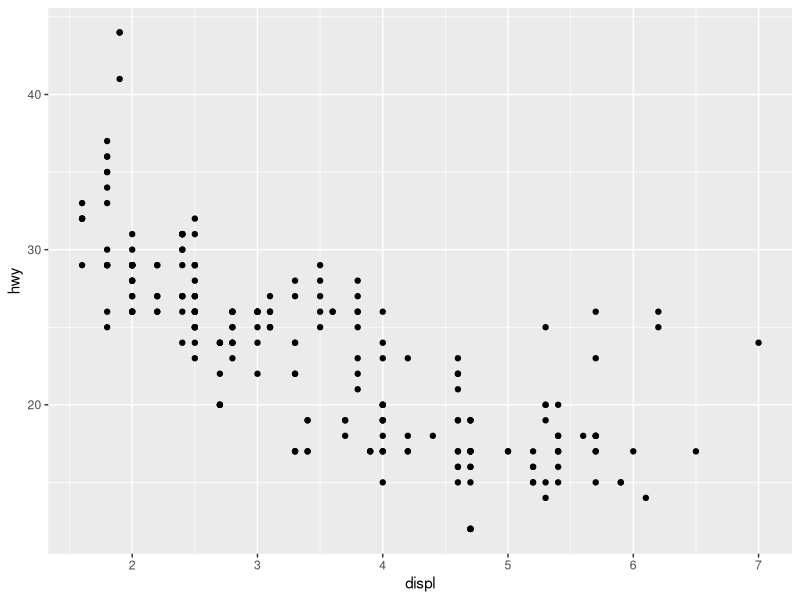
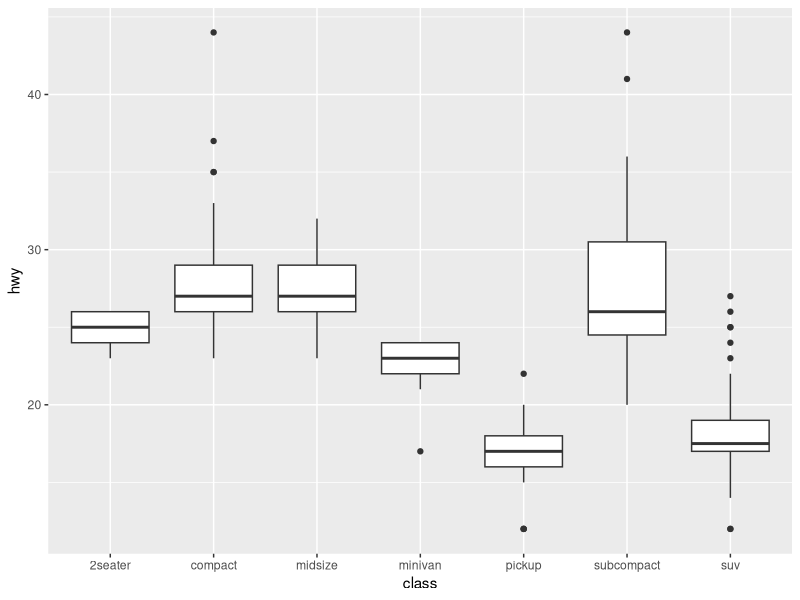
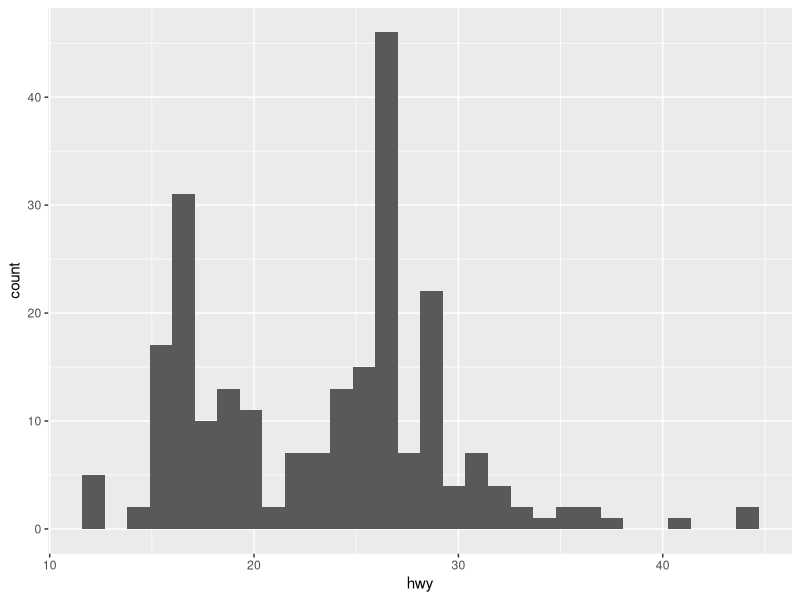
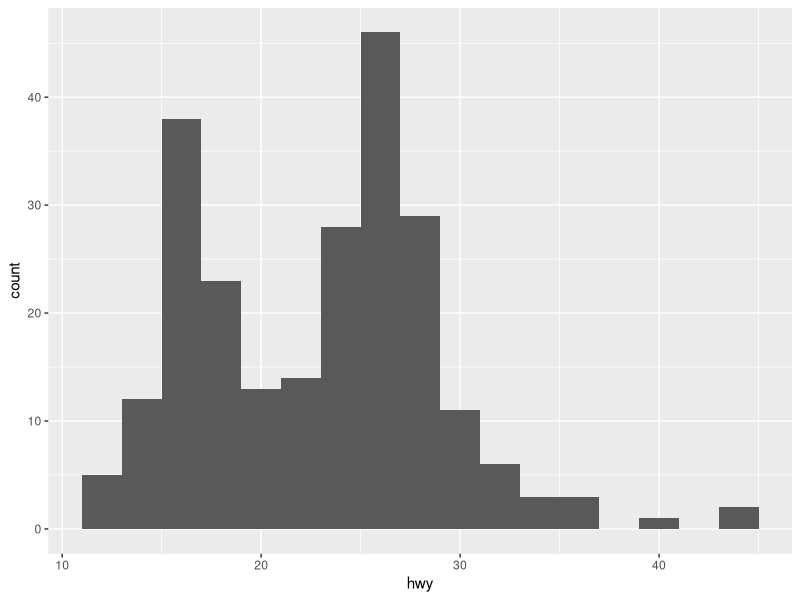
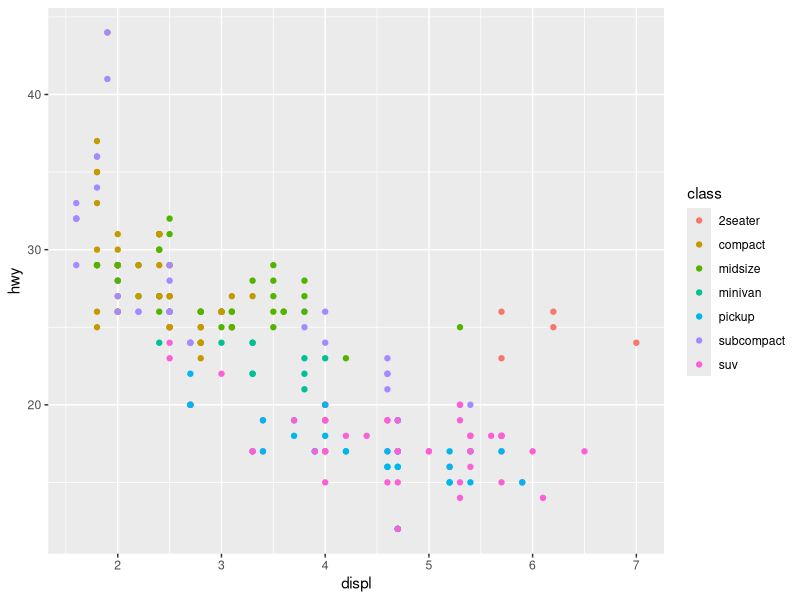
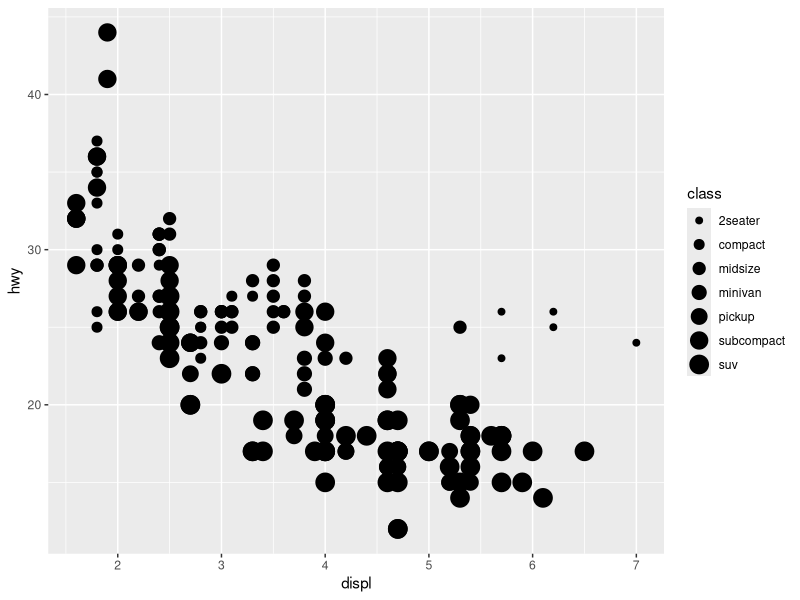
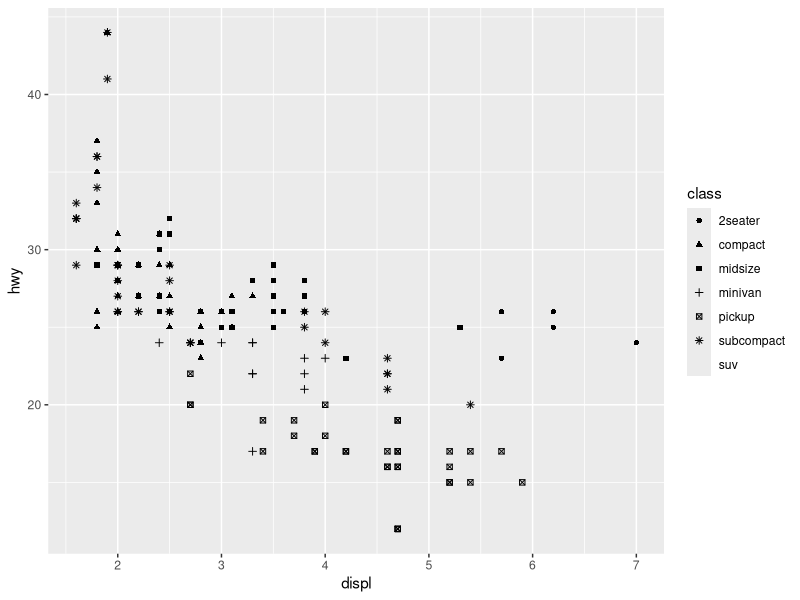
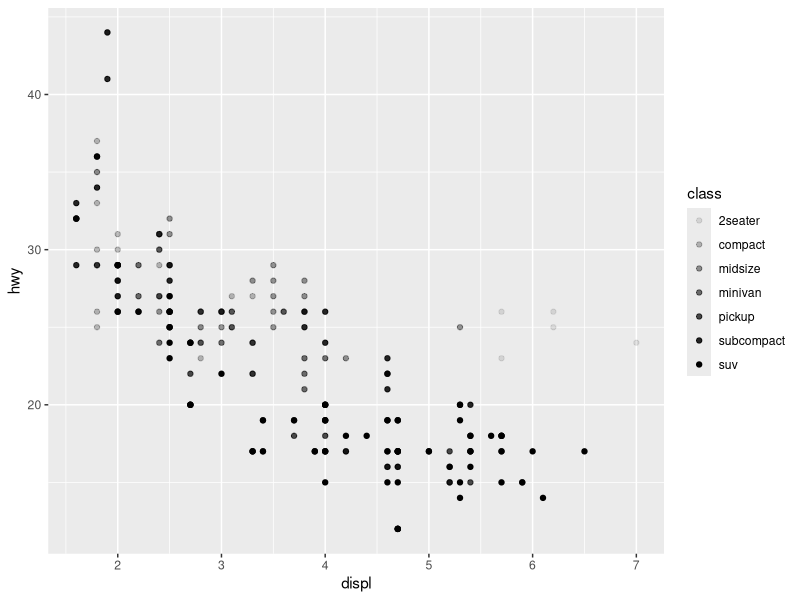

These figures' R source, in order:
## ---- chunk 1
knitr::opts_chunk$set(echo = TRUE, comment="")
library(tidyverse)
## ---- chunk 2
#mpg
## ---- chunk 3
ggplot(data = mpg) +
  geom_point (mapping = aes(x = displ, y = hwy))
## ---- chunk 4
ggplot(data = mpg) +
 geom_boxplot(mapping = aes(x = class, y = hwy))
## ---- chunk 5
ggplot(data=mpg) +
  geom_histogram(mapping = aes(hwy))
## ---- chunk 6
ggplot(data=mpg) +
  geom_histogram(mapping = aes(hwy), binwidth = 2)
## ---- chunk 7
ggplot(data = mpg) +
  geom_point(mapping = aes(x = displ, y = hwy, color = class))
  
## ---- chunk 8
ggplot(data = mpg) +
  geom_point(mapping = aes(x = displ, y = hwy, size = class))
  
## ---- chunk 9
ggplot(data = mpg) +
  geom_point(mapping = aes(x = displ, y = hwy, shape = class))
  
## ---- chunk 10
ggplot(data = mpg) +
  geom_point(mapping = aes(x = displ, y = hwy, alpha = class))
  
## ---- chunk 11
# Makes a plot that the commands below will modify
q <- ggplot(mpg) + geom_point(aes(x = displ, y = hwy))

q + facet_grid(. ~ cyl)
q + facet_grid(drv ~ .)
q + facet_grid(drv ~ cyl)
q + facet_wrap(~ class)
## ---- chunk 12

## ---- chunk 13
ggplot(mpg) + 
  geom_point(aes(displ, hwy)) +
  geom_smooth(aes(displ, hwy))
